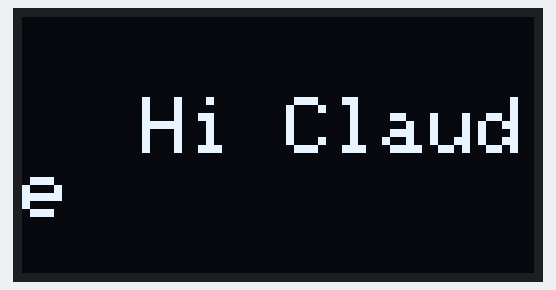
The sketch below on a simulated Arduino Uno, built with avr-gcc and run on an emulated ATmega328P. Parts: 128×64 one-colour display.

Above: at 2.1 s.

The sketch:

oled_display.ino
```cpp
#include <Wire.h>
#include <Adafruit_GFX.h>
#include <Adafruit_SSD1306.h>

#define OLED_RESET -1
#define SCRN_ADDRESS 0X3C
#define SCRN_W 128
#define SCRN_H 64
Adafruit_SSD1306 oled(SCRN_W, SCRN_H, &Wire, OLED_RESET);

void setup() {
    Serial.begin(9600);
    if(!oled.begin(SSD1306_SWITCHCAPVCC, 0x3C)){
      while(1);
    }
    delay(2000);
    oled.clearDisplay();
    oled.setTextSize(2);
    oled.setTextColor(WHITE);
    oled.setCursor(30, 20);
    oled.println("Hi Claude");
    oled.display();
}
void loop() {
  // put your main code here, to run repeatedly:
}
```
